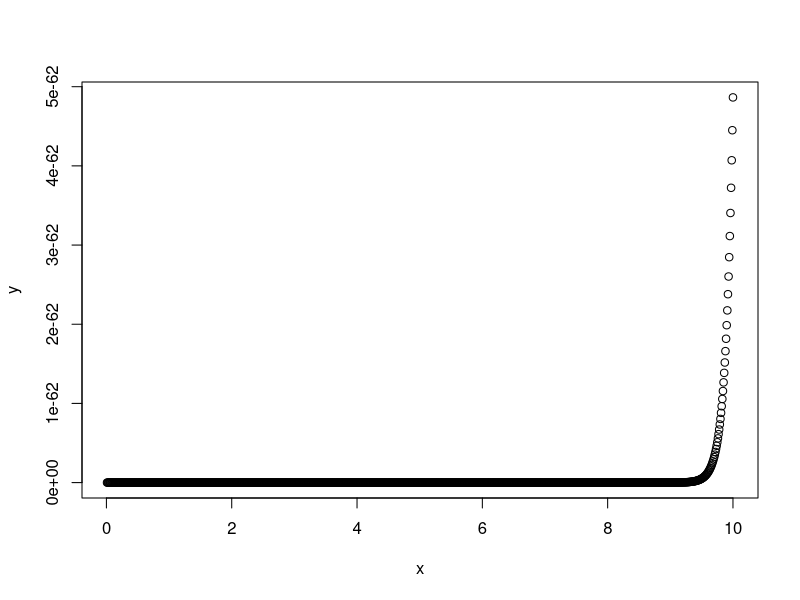
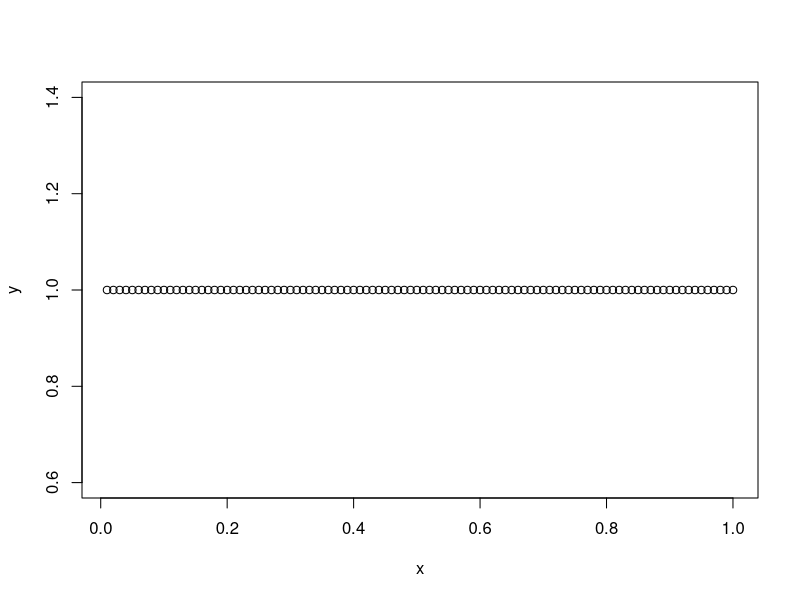

These charts were generated, in order, by the following R code:
## ---- chunk 1
shape <- 100
rate <- 1
# shape <- 100
# rate <- 1
x <- seq(.01,10,.01)
y <- dgamma(x, shape = shape, rate = rate)
plot(x,y)
shape/rate
shape/rate^2
## ---- chunk 2
rgamma(n=5,shape = shape, rate = rate)
## ---- chunk 3
a <- 1
b <- 1
x <- seq(.01,1,.01)
y <- dbeta(x, a,b)
plot(x,y)
